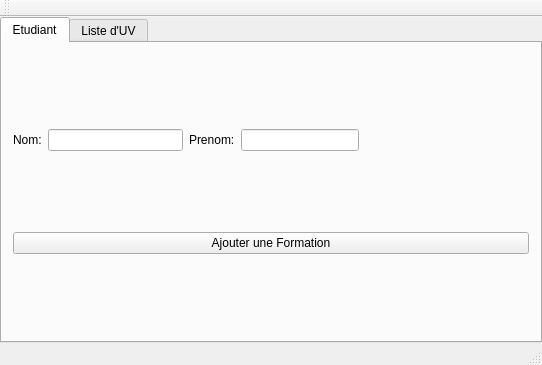
<?xml version="1.0" encoding="UTF-8"?>
<ui version="4.0">
 <class>MainWindow</class>
 <widget class="QMainWindow" name="MainWindow">
  <property name="geometry">
   <rect>
    <x>0</x>
    <y>0</y>
    <width>542</width>
    <height>365</height>
   </rect>
  </property>
  <property name="windowTitle">
   <string>MainWindow</string>
  </property>
  <widget class="QWidget" name="centralWidget">
   <layout class="QVBoxLayout" name="verticalLayout">
    <property name="spacing">
     <number>0</number>
    </property>
    <property name="leftMargin">
     <number>0</number>
    </property>
    <property name="topMargin">
     <number>0</number>
    </property>
    <property name="rightMargin">
     <number>0</number>
    </property>
    <property name="bottomMargin">
     <number>0</number>
    </property>
    <item>
     <widget class="QTabWidget" name="tabWidget">
      <property name="currentIndex">
       <number>0</number>
      </property>
      <widget class="QWidget" name="tabEtudiant">
       <attribute name="title">
        <string>Etudiant</string>
       </attribute>
       <layout class="QVBoxLayout" name="verticalLayout_2" stretch="0,0">
        <item>
         <layout class="QHBoxLayout" name="horizontalLayout_3">
          <item>
           <layout class="QHBoxLayout" name="horizontalLayout">
            <item>
             <widget class="QLabel" name="label">
              <property name="text">
               <string>Nom:</string>
              </property>
             </widget>
            </item>
            <item>
             <widget class="QLineEdit" name="editNom"/>
            </item>
           </layout>
          </item>
          <item>
           <layout class="QHBoxLayout" name="horizontalLayout_2">
            <item>
             <widget class="QLabel" name="label_2">
              <property name="text">
               <string>Prenom:</string>
              </property>
             </widget>
            </item>
            <item>
             <widget class="QLineEdit" name="editPrenom"/>
            </item>
           </layout>
          </item>
          <item>
           <spacer name="horizontalSpacer">
            <property name="orientation">
             <enum>Qt::Horizontal</enum>
            </property>
            <property name="sizeHint" stdset="0">
             <size>
              <width>40</width>
              <height>20</height>
             </size>
            </property>
           </spacer>
          </item>
         </layout>
        </item>
        <item>
         <layout class="QHBoxLayout" name="horizontalLayout_4">
          <item>
           <widget class="QPushButton" name="pushButton">
            <property name="text">
             <string>Ajouter une Formation</string>
            </property>
           </widget>
          </item>
         </layout>
        </item>
       </layout>
      </widget>
      <widget class="QWidget" name="tabUV">
       <attribute name="title">
        <string>Liste d'UV</string>
       </attribute>
      </widget>
     </widget>
    </item>
   </layout>
  </widget>
  <widget class="QMenuBar" name="menuBar">
   <property name="geometry">
    <rect>
     <x>0</x>
     <y>0</y>
     <width>542</width>
     <height>19</height>
    </rect>
   </property>
  </widget>
  <widget class="QToolBar" name="mainToolBar">
   <attribute name="toolBarArea">
    <enum>TopToolBarArea</enum>
   </attribute>
   <attribute name="toolBarBreak">
    <bool>false</bool>
   </attribute>
  </widget>
  <widget class="QStatusBar" name="statusBar"/>
 </widget>
 <layoutdefault spacing="6" margin="11"/>
 <resources/>
 <connections/>
</ui>
